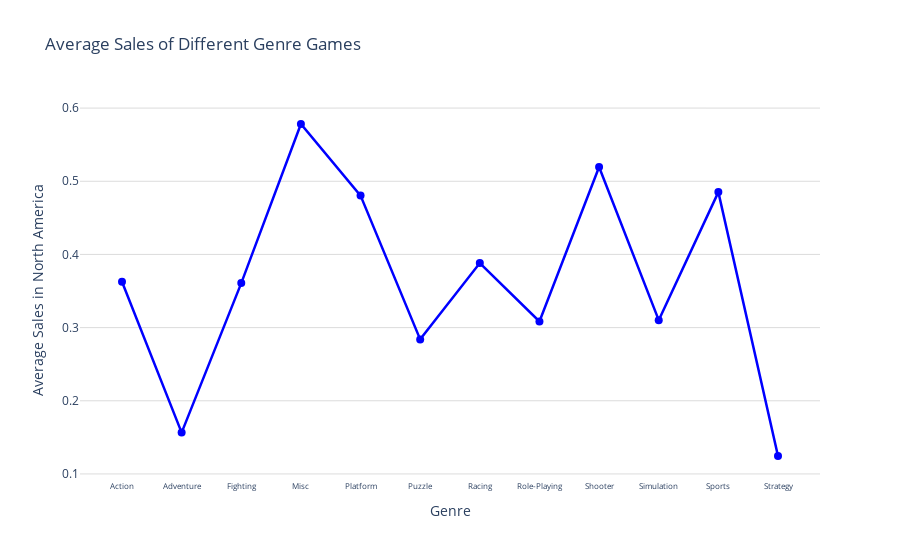

Notebook code for this chart:
### Markdown cell above
# Line Graph of Avg Sales

### Code cell
#Create line graph of information
#Find Average Sales in North America by Genre
sns.set_style("whitegrid")
line1=go.Scatter(
                x=videogames_clean_df.groupby(['Genre']).mean().reset_index()['Genre'],
                y=videogames_clean_df.groupby(['Genre']).mean().reset_index()['NA_Sales'],
                mode='lines+markers',
                name='North America Sales',
                marker=dict(size=8),
                line=dict(color='Blue',width=2.5))
layout=dict(
            legend=dict(x=0.77, y=1.2, font=dict(size=10)), legend_orientation="v",
            title="Average Sales of Different Genre Games",
            xaxis=dict(title="Genre",tickfont=dict(size=8.35),zeroline=False,gridcolor="white"),
            yaxis=dict(title='Average Sales in North America',gridcolor="#DCDCDC"),
            plot_bgcolor='white')
fig=dict(data=line1,layout=layout)
iplot(fig)

### Figure 1 — Plotly figure (JSON) as saved in the notebook; plotly's stock layout.template omitted (floating-point values rounded to 4 significant figures)
{"data": [{"line": {"color": "Blue", "width": 2.5}, "marker": {"size": 8}, "mode": "lines+markers", "name": "North America Sales", "type": "scatter", "x": ["Action", "Adventure", "Fighting", "Misc", "Platform", "Puzzle", "Racing", "Role-Playing", "Shooter", "Simulation", "Sports", "Strategy"], "y": [0.3627, 0.1565, 0.3608, 0.5783, 0.4804, 0.2839, 0.3883, 0.3083, 0.5194, 0.3102, 0.4852, 0.1245]}], "layout": {"legend": {"font": {"size": 10}, "orientation": "v", "x": 0.77, "y": 1.2}, "plot_bgcolor": "white", "title": {"text": "Average Sales of Different Genre Games"}, "xaxis": {"gridcolor": "white", "tickfont": {"size": 8.35}, "title": {"text": "Genre"}, "zeroline": false}, "yaxis": {"gridcolor": "#DCDCDC", "title": {"text": "Average Sales in North America"}}}}
